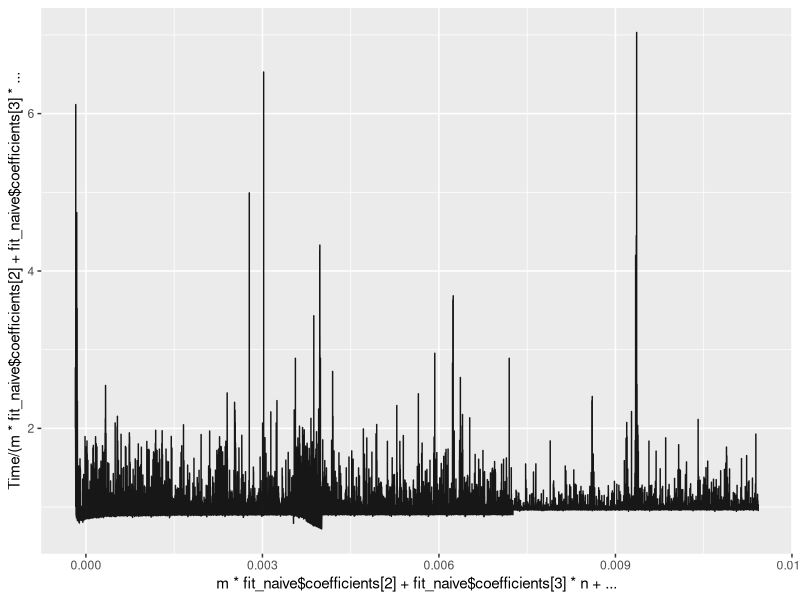
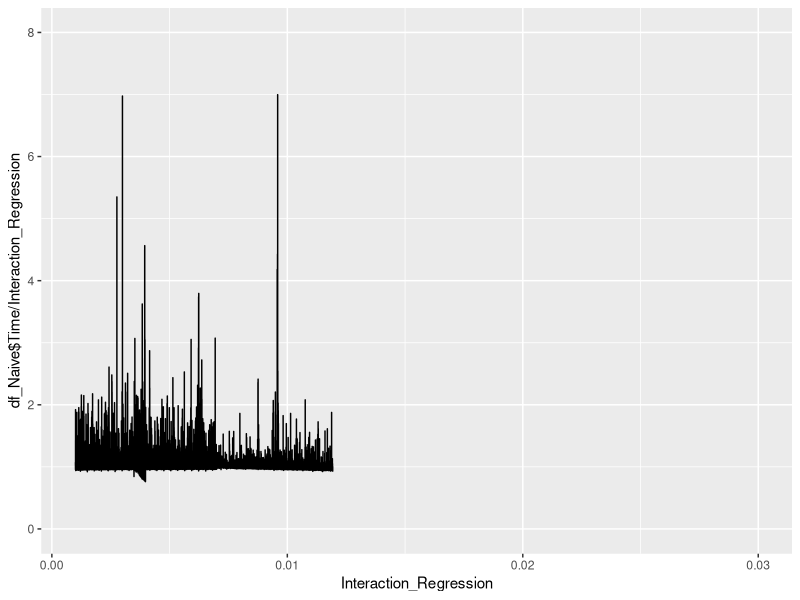
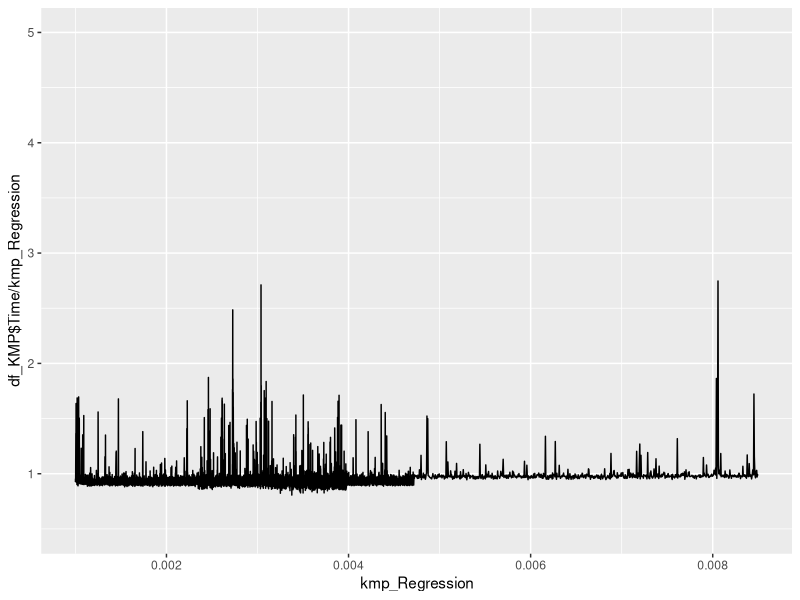

The R script that drew these images, in order:
## ---- chunk 1
knitr::opts_chunk$set(echo = TRUE)

library(tidyverse)

## ---- chunk 2

# Import Naive
df_Naive = read.csv("Test ExactSubstring_Naive.csv", header = FALSE)

colnames(df_Naive) = c("Function", "Time", "n", "m", "z", "RunName")

df_Naive$RunName = factor(x = df_Naive$RunName)
df_Naive$Function = factor(x = df_Naive$Function)

# Import KMP
df_KMP = read.csv("Test ExactSubstring_KMP.csv", header = FALSE)

colnames(df_KMP) = c("Function", "Time", "n", "m", "z", "RunName")

df_KMP$RunName = factor(x = df_KMP$RunName)
df_KMP$Function = factor(x = df_KMP$Function)

## ---- chunk 3


## ---- chunk 4

fit_naive = lm( data = df_Naive, formula = Time ~ m + n)

ggplot( data = df_Naive ) +
  geom_line( 
    aes( 
      y = Time / ( m * fit_naive$coefficients[2] + fit_naive$coefficients[3] * n ), 
      x = m * fit_naive$coefficients[2] + fit_naive$coefficients[3] * n + fit_naive$coefficients[1] 
    ), 
    color = "#000000", alpha = 0.9 
  ) 

## ---- chunk 5

fit_naive_poly = glm( data = df_Naive, formula = Time ~ n * m )
fit_naive_poly
inc = fit_naive_poly$coefficients[1]
c_n = fit_naive_poly$coefficients[2]
c_m = fit_naive_poly$coefficients[3]
c_nm = fit_naive_poly$coefficients[4]
Interaction_Regression = inc + c_n * df_Naive$n + c_m * df_Naive$m + df_Naive$n * df_Naive$m * c_nm
Interaction_Regression = 0 + c_n * df_Naive$n + 0 * df_Naive$m + df_Naive$n * df_Naive$m * c_nm

ggplot(  ) +
  geom_line( 
    aes( 
      y = df_Naive$Time / Interaction_Regression, 
      x = Interaction_Regression
    )
  ) + xlim(0.001, 0.03) + ylim(0, 8)


## ---- chunk 6

fit_kmp = glm( data = df_KMP, formula = Time ~ n + m )
inc = fit_kmp$coefficients[1]
c_m = fit_kmp$coefficients[3]
c_n = fit_kmp$coefficients[2]
kmp_Regression = inc + c_n * df_KMP$n + c_m * df_KMP$m
kmp_Regression = 0 + c_n * df_KMP$n + c_m * df_KMP$m

ggplot(  ) +
  geom_line( 
    aes( 
      y = df_KMP$Time / kmp_Regression, 
      x = kmp_Regression
    )
  ) + xlim(0.001, 0.0085) + ylim(0.5, 5)

## ---- chunk 7

fit_naive = lm( data = df_Naive, formula = Time ~ n + m )
fit_naive_z = lm( data = df_Naive, formula = Time ~ n + m + z )

an_naive = anova(fit_naive, fit_naive_z)
an_naive$`Pr(>F)`

## ---- chunk 8

fit_kmp = lm( data = df_KMP, formula = Time ~ n + m )
fit_kmp_z = lm( data = df_KMP, formula = Time ~ n + m + z )

an_kmp = anova(fit_kmp, fit_kmp_z)
an_kmp$`Pr(>F)`
